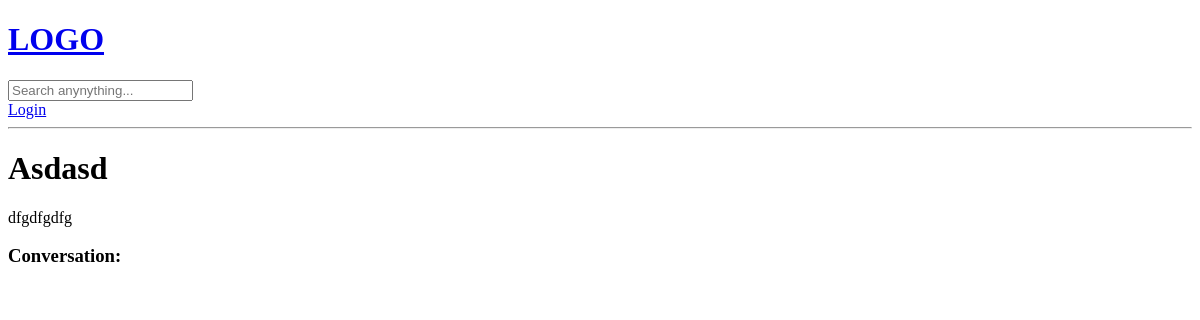
/room/8/, run on an earlier commit of the app's database.
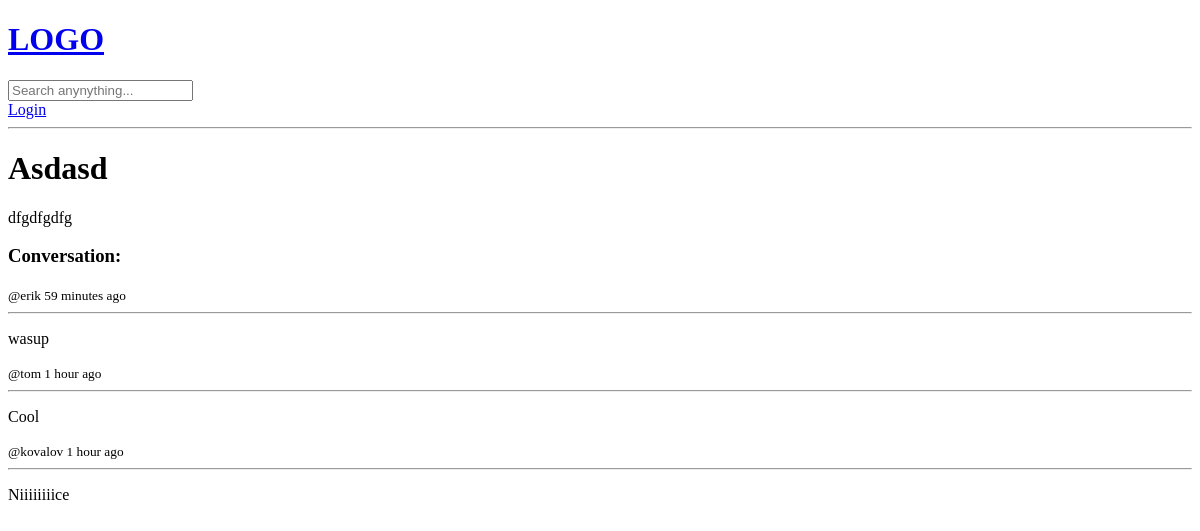
And on a later commit of the database.
### base/models.py (models this page shows, shortened)
class Message(models.Model):
    user = models.ForeignKey(User, on_delete=models.CASCADE)
    room = models.ForeignKey(Room, on_delete=models.CASCADE)
    body = models.TextField()
    updated = models.DateTimeField(auto_now=True)
    created = models.DateTimeField(auto_now_add=True)

### base/views.py (the view)
# urls.py: path('room/<str:pk>/', views.room, name="room-page"),
def room(request, pk):
    room = models.Room.objects.get(pk=pk)
    roomMessages = room.message_set.all().order_by('-created')
    context = {
        'room': room,
        'roomMessages': roomMessages,
    }
    return render(request, 'base/room.html', context=context)

### base/templates/base/room.html
{% extends 'main.html' %} {% block content %}
<h1>{{room.name}}</h1>
<p>{{room.description}}</p>
<div class="comment-wrapper">
  <h3>Conversation:</h3>
  {% for comment in roomMessages %}
  <div>
    <small>@{{comment.user}} {{comment.created|timesince}} ago</small>
    <hr />
    <p>{{comment.body}}</p>
  </div>
  {% endfor %}
</div>
{% endblock content %}

What changed in the data, as far as the page shows it:
added Message: user "erik", created "59 minutes", body "wasup"
added Message: user "tom", created "1 hour", body "Cool"
added Message: user "kovalov", created "1 hour", body "Niiiiiiiice"
